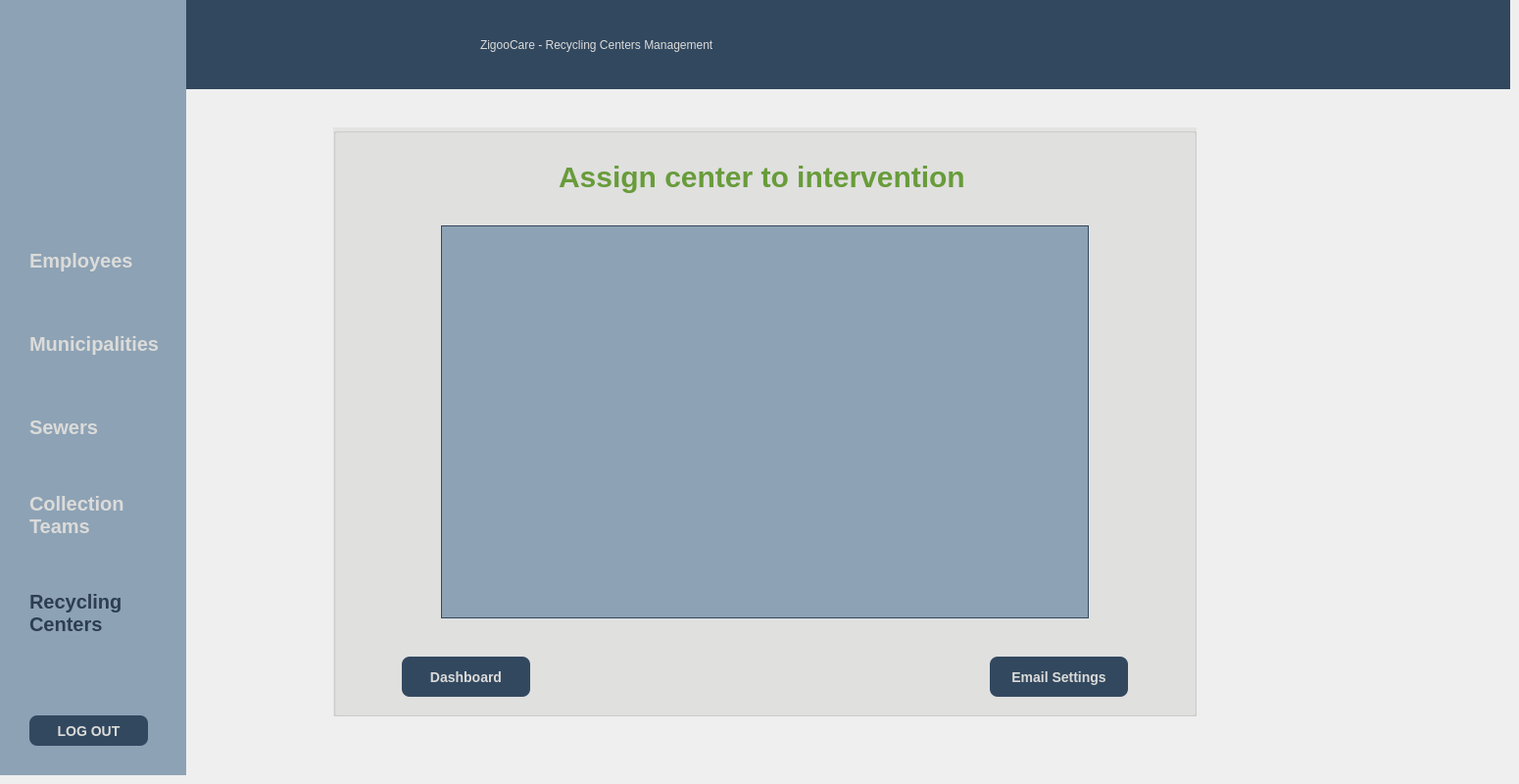
      <widget class="QWidget" name="page_3_r">
       <widget class="QWidget" name="widget_sidebar_r3" native="true">
        <property name="geometry">
         <rect>
          <x>0</x>
          <y>0</y>
          <width>190</width>
          <height>791</height>
         </rect>
        </property>
        <property name="styleSheet">
         <string notr="true">background-color: #8DA2B5;</string>
        </property>
        <widget class="QPushButton" name="pushButton_logout_r3">
         <property name="geometry">
          <rect>
           <x>30</x>
           <y>730</y>
           <width>121</width>
           <height>31</height>
          </rect>
         </property>
         <property name="styleSheet">
          <string notr="true">QPushButton {
	background-color: #32485F;
    color: #DBDBD9;
    font-size: 14px;
    font-weight: bold;
    border: none;
    border-radius: 8px;             
    padding: 8px 16px;
}

QPushButton:hover {
    
	background-color: rgb(163, 0, 3);
}

QPushButton:pressed {
    background-color: rgb(163, 0, 3);   
}

QPushButton:disabled {
    background-color: #BDBDBD;     
    color: #757575;
}
</string>
         </property>
         <property name="text">
          <string>LOG OUT</string>
         </property>
        </widget>
        <widget class="QLabel" name="label_image_r3">
         <property name="geometry">
          <rect>
           <x>20</x>
           <y>40</y>
           <width>151</width>
           <height>151</height>
          </rect>
         </property>
         <property name="text">
          <string/>
         </property>
         <property name="pixmap">
          <pixmap resource="resources.qrc">:/images/logo_untitled.png</pixmap>
         </property>
         <property name="scaledContents">
          <bool>true</bool>
         </property>
        </widget>
        <widget class="QPushButton" name="pushButton_rcentersm_r3">
         <property name="geometry">
          <rect>
           <x>30</x>
           <y>600</y>
           <width>101</width>
           <height>51</height>
          </rect>
         </property>
         <property name="styleSheet">
          <string notr="true">QPushButton {
    background-color: transparent;
    border: none;
    font-weight: bold;
    color: #2c3e50;
	text-align:left;
	font-size:20px;
}</string>
         </property>
         <property name="text">
          <string>Recycling
Centers  </string>
         </property>
        </widget>
        <widget class="QPushButton" name="pushButton_municipalitiesm_r3">
         <property name="geometry">
          <rect>
           <x>30</x>
           <y>330</y>
           <width>141</width>
           <height>41</height>
          </rect>
         </property>
         <property name="styleSheet">
          <string notr="true">QPushButton {
    background-color: transparent;
    border: none;
    font-weight: bold;
    color: #DBDBD9;
	text-align:left;
	font-size:20px;
}

QPushButton:hover {
    color: #2c3e50;
}

</string>
         </property>
         <property name="text">
          <string>Municipalities  </string>
         </property>
        </widget>
        <widget class="QPushButton" name="pushButton_sewersm_r3">
         <property name="geometry">
          <rect>
           <x>30</x>
           <y>420</y>
           <width>81</width>
           <height>31</height>
          </rect>
         </property>
         <property name="styleSheet">
          <string notr="true">QPushButton {
    background-color: transparent;
    border: none;
    font-weight: bold;
    color: #DBDBD9;
	text-align:left;
	font-size:20px;
}

QPushButton:hover {
    color: #2c3e50;
}

</string>
         </property>
         <property name="text">
          <string>Sewers</string>
         </property>
        </widget>
        <widget class="QPushButton" name="pushButton_employeem_r3">
         <property name="geometry">
          <rect>
           <x>30</x>
           <y>250</y>
           <width>111</width>
           <height>31</height>
          </rect>
         </property>
         <property name="styleSheet">
          <string notr="true">QPushButton {
    background-color: transparent;
    border: none;
    font-weight: bold;
    color: #DBDBD9;
	text-align:left;
	font-size:20px;
}

QPushButton:hover {
    color: #2c3e50;
}

</string>
         </property>
         <property name="text">
          <string>Employees</string>
         </property>
        </widget>
        <widget class="QPushButton" name="pushButton_collectiontm_r3">
         <property name="geometry">
          <rect>
           <x>30</x>
           <y>500</y>
           <width>101</width>
           <height>51</height>
          </rect>
         </property>
         <property name="styleSheet">
          <string notr="true">QPushButton {
    background-color: transparent;
    border: none;
    font-weight: bold;
    color: #DBDBD9;
	text-align:left;
	font-size:20px;
}

QPushButton:hover {
    color: #2c3e50;
}

</string>
         </property>
         <property name="text">
          <string>Collection
Teams</string>
         </property>
        </widget>
       </widget>
       <widget class="QWidget" name="widget_module_r3" native="true">
        <property name="geometry">
         <rect>
          <x>190</x>
          <y>0</y>
          <width>1351</width>
          <height>91</height>
         </rect>
        </property>
        <property name="styleSheet">
         <string notr="true">background-color: #32485F;</string>
        </property>
        <widget class="QLabel" name="label_module_r3">
         <property name="geometry">
          <rect>
           <x>300</x>
           <y>10</y>
           <width>931</width>
           <height>71</height>
          </rect>
         </property>
         <property name="styleSheet">
          <string notr="true">font: 700 25pt;
color: rgb(219, 219, 217);</string>
         </property>
         <property name="text">
          <string>ZigooCare - Recycling Centers Management</string>
         </property>
        </widget>
       </widget>
       <widget class="QGroupBox" name="groupBox_main_r3">
        <property name="geometry">
         <rect>
          <x>340</x>
          <y>130</y>
          <width>881</width>
          <height>601</height>
         </rect>
        </property>
        <property name="styleSheet">
         <string notr="true"> 
  background-color: #99DBDBD9;</string>
        </property>
        <property name="title">
         <string/>
        </property>
        <widget class="QLabel" name="label_title_r3">
         <property name="geometry">
          <rect>
           <x>230</x>
           <y>30</y>
           <width>431</width>
           <height>41</height>
          </rect>
         </property>
         <property name="styleSheet">
          <string notr="true">color: rgb(104, 156, 58);
font:bold;
font-size:30px;
background-color: transparent;</string>
         </property>
         <property name="text">
          <string>Assign center to intervention</string>
         </property>
        </widget>
        <widget class="QPushButton" name="pushButton_esettings_r3">
         <property name="geometry">
          <rect>
           <x>670</x>
           <y>540</y>
           <width>141</width>
           <height>41</height>
          </rect>
         </property>
         <property name="styleSheet">
          <string notr="true">QPushButton {
    background-color: #32485F;     
    color: #DBDBD9;
    font-size: 14px;
    font-weight: bold;
    border: none;
    border-radius: 8px;             
    padding: 8px 16px;
}

QPushButton:hover {
    background-color: #43A047;      /* vert plus foncé au survol */
}

QPushButton:pressed {
          /* vert foncé au clic */
	background-color: rgb(2, 111, 2);
}

QPushButton:disabled {
    background-color: #BDBDBD;      /* gris si désactivé */
    color: #757575;
}
</string>
         </property>
         <property name="text">
          <string>Email Settings</string>
         </property>
        </widget>
        <widget class="QPushButton" name="pushButton_centerm_r3">
         <property name="geometry">
          <rect>
           <x>70</x>
           <y>540</y>
           <width>131</width>
           <height>41</height>
          </rect>
         </property>
         <property name="styleSheet">
          <string notr="true">QPushButton {
    background-color: #32485F;     
    color: #DBDBD9;
    font-size: 14px;
    font-weight: bold;
    border: none;
    border-radius: 8px;             
    padding: 8px 16px;
}

QPushButton:hover {
    background-color: #018ADA;
}

QPushButton:pressed {
	background-color: #2c3e50;
}

QPushButton:disabled {
    background-color: #BDBDBD;
    color: #757575;
}
</string>
         </property>
         <property name="text">
          <string>Dashboard</string>
         </property>
        </widget>
        <widget class="QTableView" name="tableView_affect_r3">
         <property name="geometry">
          <rect>
           <x>110</x>
           <y>100</y>
           <width>661</width>
           <height>401</height>
          </rect>
         </property>
         <property name="styleSheet">
          <string notr="true">QTableView {
    background-color: #8DA2B5;
	alternate-background-color: #7F95A8;
    gridline-color: #32485F;
    border: 1px solid #32485F;
    color: #32485F;
    selection-background-color: #018ADA;
    selection-color: white;
}

QTableView::item {
    padding: 6px;
    border: none;
}

QTableView::item:hover {
    background-color: rgba(1, 138, 218, 0.15);
}

QTableView::item:selected {
    background-color: #018ADA;
    color: white;
}

QHeaderView::section {
    background-color: #32485F;
    color: white;
    padding: 6px;
    border: 1px solid #32485F;
    font-weight: bold;
}

QHeaderView::section:checked {
    background-color: #018ADA;
}

QScrollBar:vertical {
    background: #8DA2B5;
    width: 10px;
}

QScrollBar::handle:vertical {
    background: #32485F;
    border-radius: 4px;
}

QScrollBar::handle:vertical:hover {
    background: #018ADA;
} 
QScrollBar::handle:horizental {
    background: #32485F;
    border-radius: 4px;
}

QScrollBar::handle:horizental:hover {
    background: #018ADA;
} 
</string>
         </property>
        </widget>
       </widget>
      </widget>
